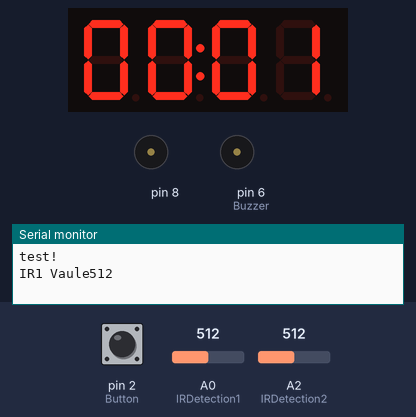
Bench run of a sketch on a simulated Arduino Uno, built with avr-gcc and run on an emulated ATmega328P. Shown: 4-digit seven-segment display, buzzer (waves = sounding, pin HIGH), the last lines printed to the serial monitor. The inputs (shaded band) are chosen by the test bench; at power-on: pin 2 (Button) LOW, A0 (IRDetection1) = 512, A2 (IRDetection2) = 512.

Above: at 1.2 s.
1.3 s: pin 2 (Button) pulled HIGH for 0.15 s
At 1.9 s:
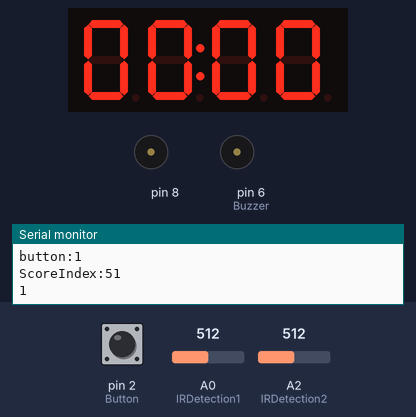
12.2 s: A0 (IRDetection1) set to 900
At 16.0 s:
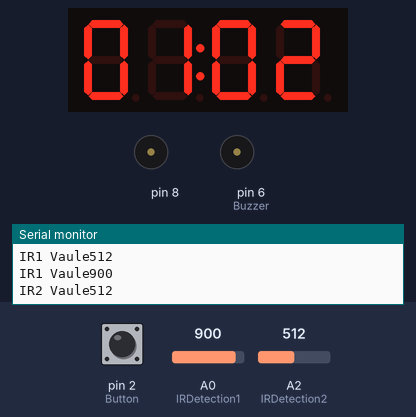
16.6 s: A0 (IRDetection1) set to 716
At 21.5 s:
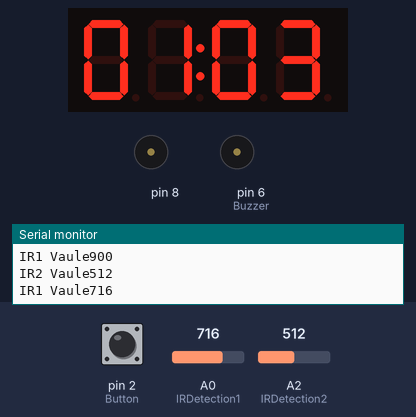
27.4 s: pin 2 (Button) pulled HIGH for 1 s
At 35.7 s:
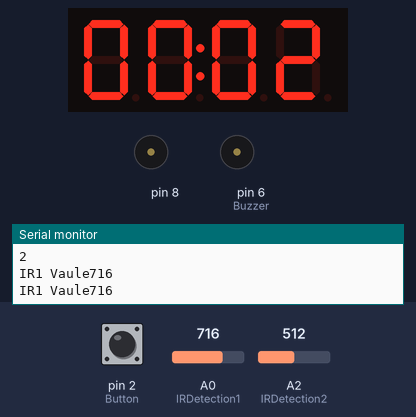
39.2 s: A0 (IRDetection1) set to 1023
At 46.7 s:
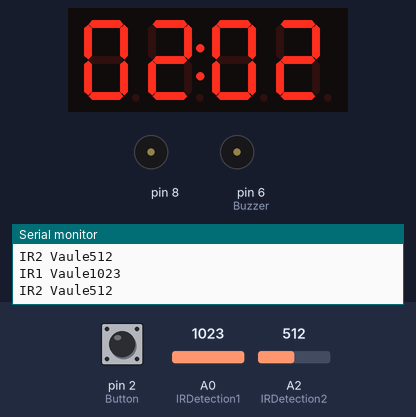
Timing chart, 0 to 61.9 s (numbered marks = the images above; inputs shaded):
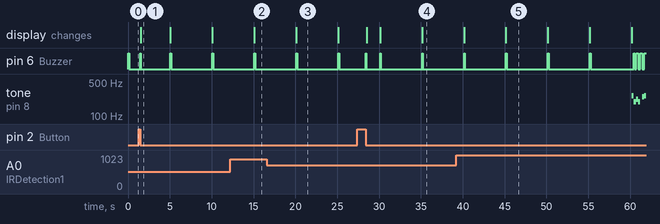

The sketch:

Score_Indicator.ino
```cpp
// (licence header left out)
#include <Wire.h>
#include "TM1637.h"
#include "pitches.h"
#define CLK1 4//pins definitions for TM1637 and can be changed to other ports
#define DIO1 5

#define DEBUG           1
#define IRDetection1    A0    // to detect if there is a ball in
#define IRDetection2    A2
#define Button          2
#define Buzzer          6
#define TimeInterval    5000  // 1s
#define SensorLimen     800
#define OneSecond       1000 // 1s

TM1637 Display1(CLK1,DIO1);
int8_t NumTab[] = {0,1,2,3,4,5,6,7,8,9,10,11,12,13,14,15};//0~9,A,b,C,d,E,F
int8_t GoalFlag = 0;
int8_t score1 = 0;
int8_t score2 = 0;
int8_t ScoreHistory[10][2] = {0};
int8_t ScoreIndex = 0;
volatile int Ledstate = LOW;
long buttontime = 0;
long starttime = 0;

int melody[] = {
  NOTE_C4, NOTE_G3, NOTE_G3, NOTE_A3, NOTE_G3, 0, NOTE_B3, NOTE_C4
};

int noteDurations[] = {
  4, 8, 8, 4, 4, 4, 4, 4
};

void setup()
{
#if DEBUG
    Serial.begin(9600);
    Serial.println("test!");
#endif
    Display1.init();
    Display1.set(BRIGHT_TYPICAL);
    Display1.point(true);


    displayNum1(ScoreHistory[0][0]);
    displayNum2(ScoreHistory[0][1]);

    /* Init Buzzer  */
    pinMode(Buzzer,OUTPUT);
    digitalWrite(Buzzer,LOW);
    /* Init Button  */
    pinMode(Button,INPUT);
    attachInterrupt(0,ButtonFun,RISING);
    ScoreIndex = 50;
    starttime = millis() + TimeInterval;
}


void loop()
{
    if ((millis() - starttime) > TimeInterval) {
        //Serial.println("Game begin");
        if(1 == IRDetection1Fun()) {
            ScoreIndex++;
            ScoreHistory[(ScoreIndex%10)][1] = ScoreHistory[(ScoreIndex - 1)%10][1];  // store the
            ScoreHistory[(ScoreIndex%10)][0] = ScoreHistory[(ScoreIndex - 1)%10][0];
            ScoreHistory[(ScoreIndex%10)][0]++;
            displayNum1(ScoreHistory[(ScoreIndex)%10][0]);
            if( (ScoreHistory[(ScoreIndex%10)][0] == 5 ||  ScoreHistory[(ScoreIndex%10)][0] == 10 ||  ScoreHistory[(ScoreIndex%10)][0] == 20) && (ScoreHistory[(ScoreIndex%10)][0] > ScoreHistory[(ScoreIndex%10)][1])) {
               SuccessMusicPlay();
            }
            starttime = millis();
            BallIn();
        }
        else if (1 == IRDetection2Fun()) {
            ScoreIndex++;
            ScoreHistory[(ScoreIndex%10)][1] = ScoreHistory[(ScoreIndex - 1)%10][1];  // store the
            ScoreHistory[(ScoreIndex%10)][0] = ScoreHistory[(ScoreIndex - 1)%10][0];
            ScoreHistory[(ScoreIndex%10)][1]++;
            displayNum2(ScoreHistory[(ScoreIndex)%10][1]);
            starttime = millis();
            if( (ScoreHistory[(ScoreIndex%10)][1] == 5 ||  ScoreHistory[(ScoreIndex%10)][1] == 10 ||  ScoreHistory[(ScoreIndex%10)][1] == 20) &&(ScoreHistory[(ScoreIndex%10)][1] > ScoreHistory[(ScoreIndex%10)][0])) {
               SuccessMusicPlay();
            }
            BallIn();
        }
        else {
            starttime = millis() + TimeInterval;
        }
    }
    if (1 == digitalRead(Button)) {
        Serial.print("ScoreIndex:");
        Serial.println(ScoreIndex);
        switch(ButtonPressed()) {
        Serial.print("ButtonPressed:");
        case 1:
            if(ScoreIndex-- <= 50) {
                ScoreIndex = 50;
            }
            Serial.println(1);
            displayNum1(ScoreHistory[(ScoreIndex)%10][0]);
            displayNum2(ScoreHistory[(ScoreIndex)%10][1]);
            break;
        case 2:
            Serial.println(2);
            ScoreIndex = 50;
            ScoreHistory[(ScoreIndex)%10][0] = 0;
            ScoreHistory[(ScoreIndex)%10][1] = 0;
            displayNum1(ScoreHistory[(ScoreIndex)%10][0]);
            displayNum2(ScoreHistory[(ScoreIndex)%10][1]);
            break;
        default:
            break;
        }
    }

}

int8_t IRDetection1Fun()
{
    int sensorValue = analogRead(IRDetection1);
    Serial.print("IR1 Vaule");
    Serial.println(sensorValue);
    if (sensorValue < SensorLimen) {
        return 1;
    } else {
        return 0;
    }
}

int8_t IRDetection2Fun()
{
    int sensorValue = analogRead(IRDetection2);
    Serial.print("IR2 Vaule");
    Serial.println(sensorValue);

    if (sensorValue < SensorLimen) {
        return 1;
    } else {
        return 0;
    }
}

void displayNum1(int num1)
{
    Display1.display(3,num1%10);
    Display1.display(2,num1%100/10);
}
void displayNum2(int num1)
{
    Display1.display(1,num1%10);
    Display1.display(0,num1/10);
}
void ButtonFun()
{
    Serial.print("button:");
    Serial.println(digitalRead(Button));
}
void BallIn()
{
    digitalWrite(Buzzer,HIGH);
    delay(100);
    digitalWrite(Buzzer,LOW);
}
int8_t ButtonPressed()
{
    static long buttontime = 0;
    buttontime = millis();
    while (1 == digitalRead(Button));
    if ((millis() - buttontime) < OneSecond) {
        BallIn();
        return 1;
    }
    else {
        BallIn();
        return 2;
    }

}

void SuccessMusicPlay(void)
{
  for(int i = 0;i<2; i++) {
    for (int thisNote = 0; thisNote < 8; thisNote++) {
    digitalWrite(Buzzer,Ledstate);
    // to calculate the note duration, take one second
    // divided by the note type.
    //e.g. quarter note = 1000 / 4, eighth note = 1000/8, etc.
    int noteDuration = 1000 / noteDurations[thisNote];
    tone(8, melody[thisNote], noteDuration);

    // to distinguish the notes, set a minimum time between them.
    // the note's duration + 30% seems to work well:
    int pauseBetweenNotes = noteDuration * 1;
    delay(pauseBetweenNotes);
    // stop the tone playing:
    noTone(8);
    Ledstate = !Ledstate;
   }
  }
}
```

pitches.h
```cpp
/*************************************************
 * Public Constants
 *************************************************/

#define NOTE_B0  31
#define NOTE_C1  33
#define NOTE_CS1 35
#define NOTE_D1  37
#define NOTE_DS1 39
#define NOTE_E1  41
#define NOTE_F1  44
#define NOTE_FS1 46
#define NOTE_G1  49
#define NOTE_GS1 52
#define NOTE_A1  55
#define NOTE_AS1 58
#define NOTE_B1  62
#define NOTE_C2  65
#define NOTE_CS2 69
#define NOTE_D2  73
#define NOTE_DS2 78
#define NOTE_E2  82
#define NOTE_F2  87
#define NOTE_FS2 93
#define NOTE_G2  98
#define NOTE_GS2 104
#define NOTE_A2  110
#define NOTE_AS2 117
#define NOTE_B2  123
#define NOTE_C3  131
#define NOTE_CS3 139
#define NOTE_D3  147
#define NOTE_DS3 156
#define NOTE_E3  165
#define NOTE_F3  175
#define NOTE_FS3 185
#define NOTE_G3  196
#define NOTE_GS3 208
#define NOTE_A3  220
#define NOTE_AS3 233
#define NOTE_B3  247
#define NOTE_C4  262
#define NOTE_CS4 277
#define NOTE_D4  294
#define NOTE_DS4 311
#define NOTE_E4  330
#define NOTE_F4  349
#define NOTE_FS4 370
#define NOTE_G4  392
#define NOTE_GS4 415
#define NOTE_A4  440
#define NOTE_AS4 466
#define NOTE_B4  494
#define NOTE_C5  523
#define NOTE_CS5 554
#define NOTE_D5  587
#define NOTE_DS5 622
#define NOTE_E5  659
#define NOTE_F5  698
#define NOTE_FS5 740
#define NOTE_G5  784
#define NOTE_GS5 831
#define NOTE_A5  880
#define NOTE_AS5 932
#define NOTE_B5  988
#define NOTE_C6  1047
#define NOTE_CS6 1109
#define NOTE_D6  1175
#define NOTE_DS6 1245
#define NOTE_E6  1319
#define NOTE_F6  1397
#define NOTE_FS6 1480
#define NOTE_G6  1568
#define NOTE_GS6 1661
#define NOTE_A6  1760
#define NOTE_AS6 1865
#define NOTE_B6  1976
#define NOTE_C7  2093
#define NOTE_CS7 2217
#define NOTE_D7  2349
#define NOTE_DS7 2489
#define NOTE_E7  2637
#define NOTE_F7  2794
#define NOTE_FS7 2960
#define NOTE_G7  3136
#define NOTE_GS7 3322
#define NOTE_A7  3520
#define NOTE_AS7 3729
#define NOTE_B7  3951
#define NOTE_C8  4186
#define NOTE_CS8 4435
#define NOTE_D8  4699
#define NOTE_DS8 4978
```

Measured:
- after the input at 12.2 s, the display: changes after 2.9 s (image 2)
- after the input at 27.4 s, tone on pin 8: stops changing and stays silent
- what the display in image 1 shows lasts 3.5 s, from 1.6 s to 5.1 s
- what the display in image 3 shows lasts 5.0 s, from 20.1 s to 25.1 s
